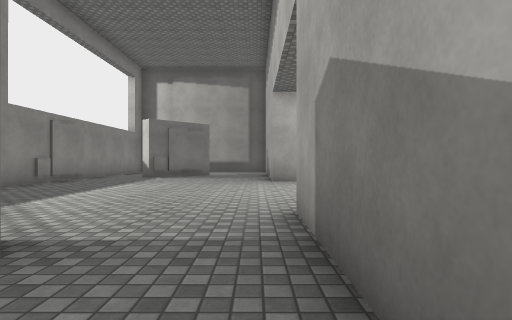
view 1 (above)

13 first-person views from a walk through a scene from a Unity 3-D project. The camera is 1.2 m above the floor, looks level and sees 80° across. The floor is counted in squares, 2 m on a side. Each view is taken from the middle of a square. On the plan, view 1 faces up. The plan holds only what a view shows up to about 9 squares ahead; the rest is blank. The place goes on beyond the plan. The player is left out. Surface patterns are stand-ins for the level's own textures.

view 2
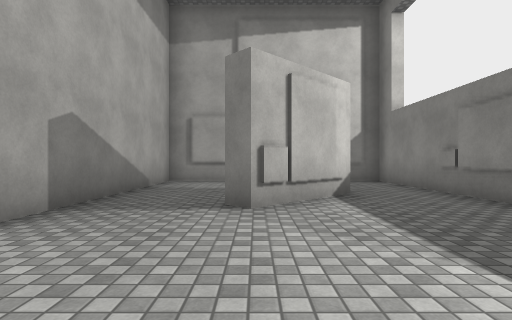

view 3
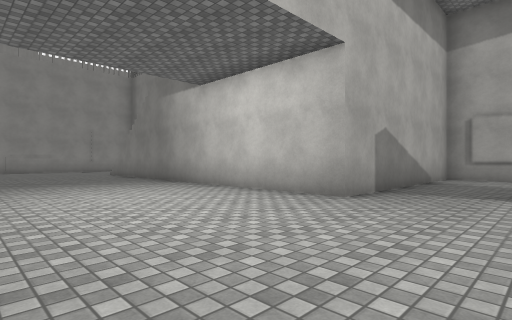

view 4
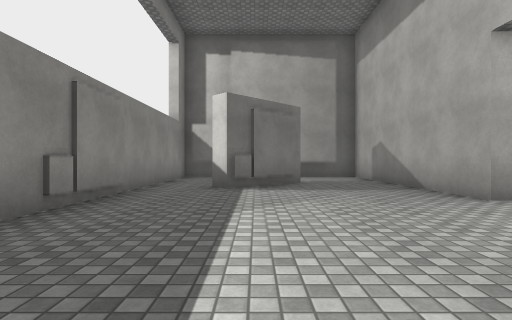

view 5
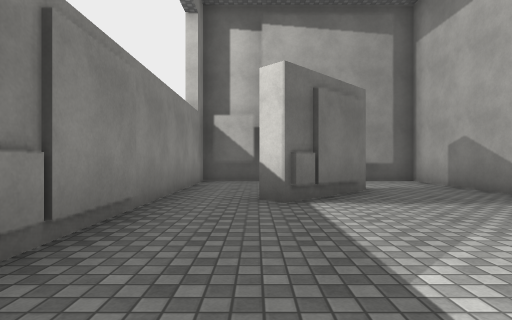

view 6
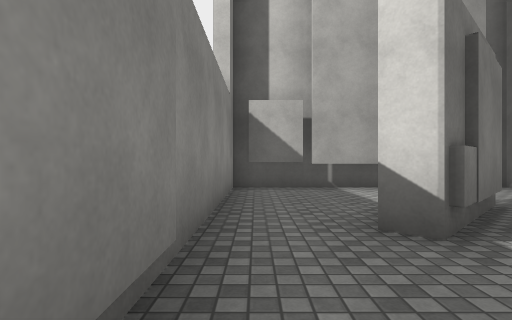

view 7
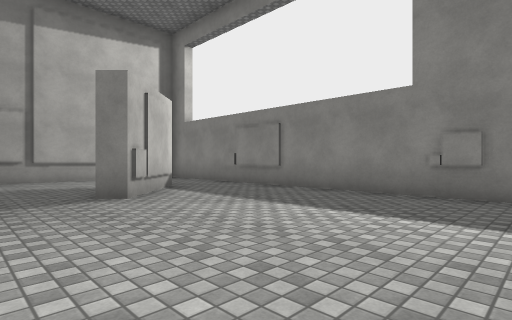

view 8
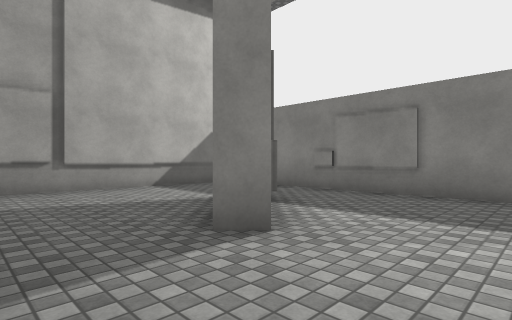

view 9
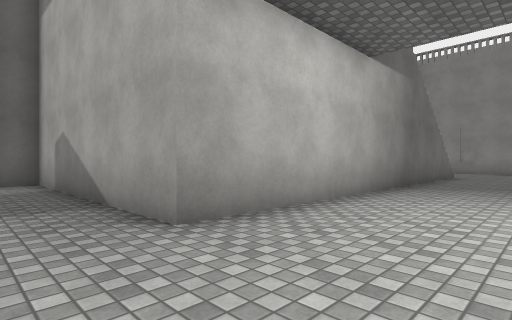

view 10
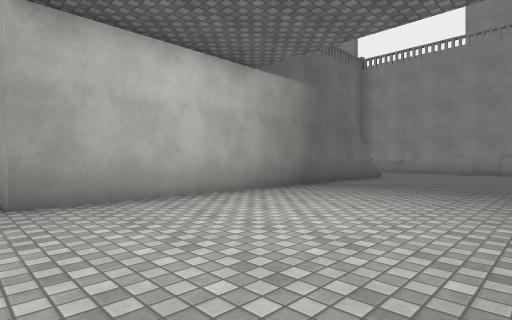

view 11
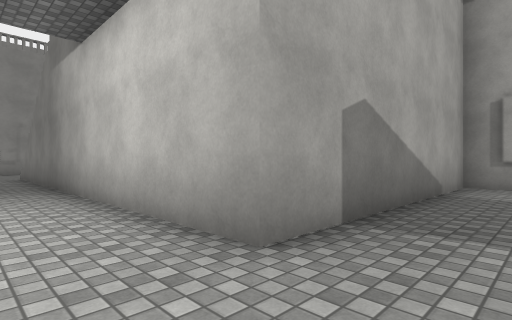

view 12
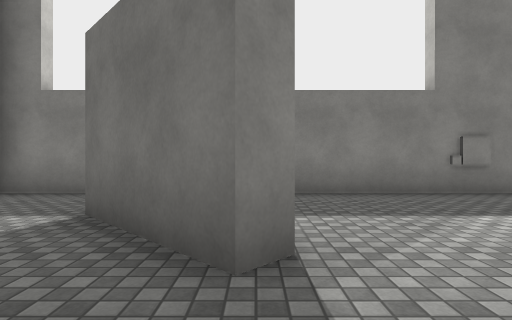

view 13
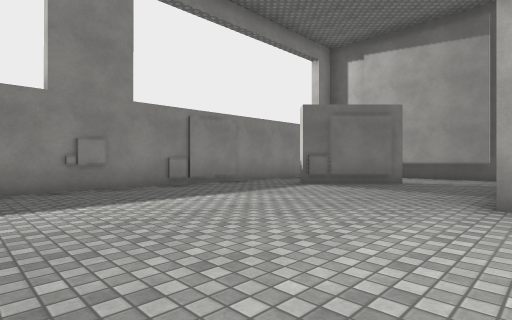

### Floor plan
Ten units are one square. View 1 is at (0, 0); x grows to the right and y downward. Boxes are objects, and circles mark ways between rooms. Rooms are numbered by the first view taken in them; rooms with no view inside come last. Other rooms are left out.
<svg viewBox="-59 -151 144 182">
<path fill="none" stroke="#000" d="M-19 -22 -16 -19 -22 -12M-54 -24 -54 26 5 26 5 -25M9 -85 5 -85 5 -114M5 -25 5 -35 9 -35M-26 -16 -19 -22M-18 -121 -24 -115M-54 -116 -54 -24M-40 -142 -52 -142M-14 -142 -39 -142M-15 -146 -54 -146 -54 -116M-2 -142 -14 -142M5 -114 5 -146 -15 -146"/>
<rect x="-35" y="-15" width="10" height="10" fill="#bbb"><title>other object</title></rect>
<rect x="-35" y="-115" width="10" height="10" fill="#bbb"><title>other object</title></rect>
<circle cx="-45" cy="-20" r="3" fill="#2a7"/>
<circle cx="-5" cy="-20" r="3" fill="#2a7"/>
<circle cx="-45" cy="-120" r="3" fill="#2a7"/>
<circle cx="-5" cy="-120" r="3" fill="#2a7"/>
<circle cx="-25" cy="-135" r="3" fill="#2a7"/>
<text x="-30" y="0">1</text>
<text x="80" y="-60">2</text>
<text x="-40" y="-130">3</text>
<text x="-10" y="-130">4</text>
</svg>
Room 1 opens to room 2. Room 2 opens to room 3. Room 2 opens to room 4. Room 3 opens to room 4.

Where each view was taken, in squares from view 1:
view 1: 0 up, 0 right, facing up
view 2: 6 up, 2 left, facing down
view 3: 8 up, 2 left, facing down-right
view 4: 4 up, 3 left, facing up
view 5: 6 up, 4 left, facing up
view 6: 8 up, 5 left, facing up
view 7: 7 up, 0 right, facing down-left
view 8: 4 up, 0 right, facing down-left
view 9: 6 up, 1 left, facing up-right
view 10: 4 up, 0 right, facing up-right
view 11: 5 up, 1 left, facing down-right
view 12: 2 up, 0 right, facing left
view 13: 4 up, 1 right, facing up-left
